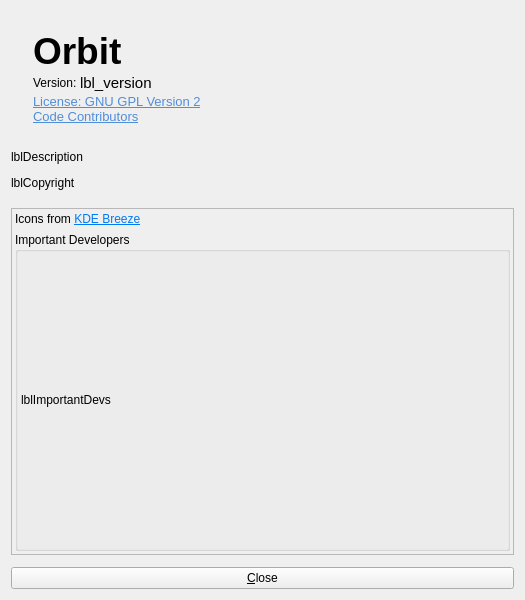
<?xml version="1.0" encoding="UTF-8"?>
<!-- Orbit modifications: 2026-11-01 by Lucas Magotteaux; see NOTICE.md. -->
<ui version="4.0">
 <class>AboutDialog</class>
 <widget class="QDialog" name="AboutDialog">
  <property name="windowModality">
   <enum>Qt::WindowModality::ApplicationModal</enum>
  </property>
  <property name="geometry">
   <rect>
    <x>0</x>
    <y>0</y>
    <width>525</width>
    <height>600</height>
   </rect>
  </property>
  <property name="sizePolicy">
   <sizepolicy hsizetype="Preferred" vsizetype="Preferred">
    <horstretch>0</horstretch>
    <verstretch>0</verstretch>
   </sizepolicy>
  </property>
  <property name="windowTitle">
   <string>About Orbit</string>
  </property>
  <property name="windowIcon">
   <iconset theme="help-about"/>
  </property>
  <property name="modal">
   <bool>true</bool>
  </property>
  <layout class="QVBoxLayout" name="verticalLayout">
   <property name="spacing">
    <number>12</number>
   </property>
   <item>
    <widget class="QWidget" name="frameLogo" native="true">
     <property name="sizePolicy">
      <sizepolicy hsizetype="Preferred" vsizetype="Fixed">
       <horstretch>0</horstretch>
       <verstretch>0</verstretch>
      </sizepolicy>
     </property>
     <layout class="QGridLayout" name="gridLayout">
      <property name="verticalSpacing">
       <number>0</number>
      </property>
      <item row="4" column="1">
       <widget class="QLabel" name="linkGpl">
        <property name="sizePolicy">
         <sizepolicy hsizetype="Preferred" vsizetype="Fixed">
          <horstretch>0</horstretch>
          <verstretch>0</verstretch>
         </sizepolicy>
        </property>
        <property name="text">
         <string>&lt;!DOCTYPE HTML PUBLIC &quot;-//W3C//DTD HTML 4.0//EN&quot; &quot;http://www.w3.org/TR/REC-html40/strict.dtd&quot;&gt;
&lt;html&gt;&lt;head&gt;&lt;meta name=&quot;qrichtext&quot; content=&quot;1&quot; /&gt;&lt;style type=&quot;text/css&quot;&gt;
p, li { white-space: pre-wrap; }
&lt;/style&gt;&lt;/head&gt;&lt;body style=&quot; font-family:'Ubuntu'; font-size:10pt; font-weight:400; font-style:normal;&quot;&gt;
&lt;p style=&quot; margin-top:0px; margin-bottom:0px; margin-left:0px; margin-right:0px; -qt-block-indent:0; text-indent:0px;&quot;&gt;&lt;a href=&quot;https://www.gnu.org/licenses/old-licenses/gpl-2.0.html&quot;&gt;&lt;span style=&quot; text-decoration: underline; color:#508ed8;&quot;&gt;License: GNU GPL Version 2&lt;/a&gt;&lt;/span&gt;&lt;/p&gt;&lt;/body&gt;&lt;/html&gt;</string>
        </property>
        <property name="openExternalLinks">
         <bool>true</bool>
        </property>
       </widget>
      </item>
      <item row="6" column="1">
       <spacer name="verticalSpacer">
        <property name="orientation">
         <enum>Qt::Orientation::Vertical</enum>
        </property>
        <property name="sizeHint" stdset="0">
         <size>
          <width>20</width>
          <height>5</height>
         </size>
        </property>
       </spacer>
      </item>
      <item row="0" column="1">
       <spacer name="verticalSpacer_3">
        <property name="orientation">
         <enum>Qt::Orientation::Vertical</enum>
        </property>
        <property name="sizeHint" stdset="0">
         <size>
          <width>20</width>
          <height>10</height>
         </size>
        </property>
       </spacer>
      </item>
      <item row="1" column="1">
       <widget class="QLabel" name="lblName">
        <property name="sizePolicy">
         <sizepolicy hsizetype="Preferred" vsizetype="Fixed">
          <horstretch>0</horstretch>
          <verstretch>0</verstretch>
         </sizepolicy>
        </property>
        <property name="font">
         <font>
          <pointsize>28</pointsize>
          <bold>true</bold>
         </font>
        </property>
        <property name="text">
         <string notr="true">Orbit</string>
        </property>
        <property name="scaledContents">
         <bool>false</bool>
        </property>
        <property name="alignment">
         <set>Qt::AlignmentFlag::AlignBottom|Qt::AlignmentFlag::AlignLeading|Qt::AlignmentFlag::AlignLeft</set>
        </property>
        <property name="indent">
         <number>0</number>
        </property>
        <property name="program_name" stdset="0">
         <bool>false</bool>
        </property>
       </widget>
      </item>
      <item row="0" column="0" rowspan="9">
       <widget class="QLabel" name="lblIcon">
        <property name="sizePolicy">
         <sizepolicy hsizetype="Preferred" vsizetype="Fixed">
          <horstretch>0</horstretch>
          <verstretch>0</verstretch>
         </sizepolicy>
        </property>
        <property name="autoFillBackground">
         <bool>false</bool>
        </property>
       </widget>
      </item>
      <item row="3" column="1">
       <widget class="QWidget" name="widget_2" native="true">
        <property name="sizePolicy">
         <sizepolicy hsizetype="Preferred" vsizetype="Fixed">
          <horstretch>0</horstretch>
          <verstretch>0</verstretch>
         </sizepolicy>
        </property>
        <layout class="QHBoxLayout" name="horizontalLayout">
         <property name="spacing">
          <number>0</number>
         </property>
         <property name="leftMargin">
          <number>0</number>
         </property>
         <property name="topMargin">
          <number>0</number>
         </property>
         <property name="rightMargin">
          <number>0</number>
         </property>
         <property name="bottomMargin">
          <number>0</number>
         </property>
         <item>
          <widget class="QLabel" name="label">
           <property name="sizePolicy">
            <sizepolicy hsizetype="Maximum" vsizetype="Fixed">
             <horstretch>0</horstretch>
             <verstretch>0</verstretch>
            </sizepolicy>
           </property>
           <property name="text">
            <string>Version: </string>
           </property>
           <property name="alignment">
            <set>Qt::AlignmentFlag::AlignLeading|Qt::AlignmentFlag::AlignLeft|Qt::AlignmentFlag::AlignVCenter</set>
           </property>
           <property name="indent">
            <number>0</number>
           </property>
          </widget>
         </item>
         <item>
          <widget class="QLabel" name="lblVersion">
           <property name="sizePolicy">
            <sizepolicy hsizetype="Maximum" vsizetype="Fixed">
             <horstretch>0</horstretch>
             <verstretch>0</verstretch>
            </sizepolicy>
           </property>
           <property name="font">
            <font>
             <pointsize>11</pointsize>
            </font>
           </property>
           <property name="text">
            <string notr="true">lbl_version</string>
           </property>
           <property name="alignment">
            <set>Qt::AlignmentFlag::AlignLeading|Qt::AlignmentFlag::AlignLeft|Qt::AlignmentFlag::AlignVCenter</set>
           </property>
           <property name="smaller_text" stdset="0">
            <bool>true</bool>
           </property>
          </widget>
         </item>
         <item>
          <widget class="QPushButton" name="btnCopyVersion">
           <property name="sizePolicy">
            <sizepolicy hsizetype="Fixed" vsizetype="Fixed">
             <horstretch>0</horstretch>
             <verstretch>0</verstretch>
            </sizepolicy>
           </property>
           <property name="maximumSize">
            <size>
             <width>32</width>
             <height>16777215</height>
            </size>
           </property>
           <property name="toolTip">
            <string>Copy version info</string>
           </property>
           <property name="icon">
            <iconset>
             <normaloff>:/icons/64x64/copy-dark.png</normaloff>:/icons/64x64/copy-dark.png</iconset>
           </property>
           <property name="flat">
            <bool>true</bool>
           </property>
          </widget>
         </item>
         <item>
          <spacer name="horizontalSpacer">
           <property name="sizePolicy">
            <sizepolicy hsizetype="Minimum" vsizetype="Minimum">
             <horstretch>0</horstretch>
             <verstretch>0</verstretch>
            </sizepolicy>
           </property>
           <property name="orientation">
            <enum>Qt::Orientation::Horizontal</enum>
           </property>
           <property name="sizeHint" stdset="0">
            <size>
             <width>40</width>
             <height>10</height>
            </size>
           </property>
          </spacer>
         </item>
        </layout>
       </widget>
      </item>
      <item row="5" column="1">
       <widget class="QLabel" name="linkContributors">
        <property name="sizePolicy">
         <sizepolicy hsizetype="Preferred" vsizetype="Fixed">
          <horstretch>0</horstretch>
          <verstretch>0</verstretch>
         </sizepolicy>
        </property>
        <property name="text">
         <string>&lt;!DOCTYPE HTML PUBLIC &quot;-//W3C//DTD HTML 4.0//EN&quot; &quot;http://www.w3.org/TR/REC-html40/strict.dtd&quot;&gt;
&lt;html&gt;&lt;head&gt;&lt;meta name=&quot;qrichtext&quot; content=&quot;1&quot; /&gt;&lt;style type=&quot;text/css&quot;&gt;
p, li { white-space: pre-wrap; }
&lt;/style&gt;&lt;/head&gt;&lt;body style=&quot; font-family:'Ubuntu'; font-size:10pt; font-weight:400; font-style:normal;&quot;&gt;
&lt;p style=&quot; margin-top:0px; margin-bottom:0px; margin-left:0px; margin-right:0px; -qt-block-indent:0; text-indent:0px;&quot;&gt;&lt;a href=&quot;https://github.com/deskflow/deskflow/graphs/contributors&quot;&gt;&lt;span style=&quot; text-decoration: underline; color:#508ed8;&quot;&gt;Code Contributors&lt;/span&gt;&lt;/a&gt;&lt;/p&gt;&lt;/body&gt;&lt;/html&gt;</string>
        </property>
        <property name="openExternalLinks">
         <bool>true</bool>
        </property>
       </widget>
      </item>
     </layout>
    </widget>
   </item>
   <item>
    <widget class="QLabel" name="lblDescription">
     <property name="sizePolicy">
      <sizepolicy hsizetype="Preferred" vsizetype="Fixed">
       <horstretch>0</horstretch>
       <verstretch>0</verstretch>
      </sizepolicy>
     </property>
     <property name="text">
      <string notr="true">lblDescription</string>
     </property>
     <property name="alignment">
      <set>Qt::AlignmentFlag::AlignLeading|Qt::AlignmentFlag::AlignLeft|Qt::AlignmentFlag::AlignTop</set>
     </property>
    </widget>
   </item>
   <item>
    <widget class="QLabel" name="lblCopyright">
     <property name="sizePolicy">
      <sizepolicy hsizetype="Preferred" vsizetype="Fixed">
       <horstretch>0</horstretch>
       <verstretch>0</verstretch>
      </sizepolicy>
     </property>
     <property name="text">
      <string notr="true">lblCopyright</string>
     </property>
    </widget>
   </item>
   <item>
    <spacer name="verticalSpacer_2">
     <property name="orientation">
      <enum>Qt::Orientation::Vertical</enum>
     </property>
     <property name="sizeType">
      <enum>QSizePolicy::Policy::Fixed</enum>
     </property>
     <property name="sizeHint" stdset="0">
      <size>
       <width>20</width>
       <height>6</height>
      </size>
     </property>
    </spacer>
   </item>
   <item>
    <widget class="QScrollArea" name="scrollArea">
     <property name="sizePolicy">
      <sizepolicy hsizetype="Preferred" vsizetype="Preferred">
       <horstretch>0</horstretch>
       <verstretch>0</verstretch>
      </sizepolicy>
     </property>
     <property name="sizeAdjustPolicy">
      <enum>QAbstractScrollArea::SizeAdjustPolicy::AdjustIgnored</enum>
     </property>
     <property name="widgetResizable">
      <bool>true</bool>
     </property>
     <widget class="QWidget" name="scrollAreaWidgetContents">
      <property name="geometry">
       <rect>
        <x>0</x>
        <y>0</y>
        <width>505</width>
        <height>294</height>
       </rect>
      </property>
      <property name="sizePolicy">
       <sizepolicy hsizetype="Preferred" vsizetype="Preferred">
        <horstretch>0</horstretch>
        <verstretch>0</verstretch>
       </sizepolicy>
      </property>
      <layout class="QVBoxLayout" name="verticalLayout_4">
       <property name="spacing">
        <number>6</number>
       </property>
       <property name="leftMargin">
        <number>3</number>
       </property>
       <property name="topMargin">
        <number>3</number>
       </property>
       <property name="rightMargin">
        <number>3</number>
       </property>
       <property name="bottomMargin">
        <number>3</number>
       </property>
       <item>
        <widget class="QLabel" name="label_2">
         <property name="sizePolicy">
          <sizepolicy hsizetype="Preferred" vsizetype="Maximum">
           <horstretch>0</horstretch>
           <verstretch>0</verstretch>
          </sizepolicy>
         </property>
         <property name="text">
          <string>&lt;html&gt;&lt;head/&gt;&lt;body&gt;&lt;p&gt;Icons from &lt;a href=&quot;https://develop.kde.org/frameworks/breeze-icons/&quot;&gt;&lt;span style=&quot; text-decoration: underline; color:#007af4;&quot;&gt;KDE Breeze&lt;/span&gt;&lt;/a&gt;&lt;/p&gt;&lt;/body&gt;&lt;/html&gt;</string>
         </property>
         <property name="openExternalLinks">
          <bool>true</bool>
         </property>
        </widget>
       </item>
       <item>
        <widget class="QGroupBox" name="groupBox">
         <property name="sizePolicy">
          <sizepolicy hsizetype="Preferred" vsizetype="Expanding">
           <horstretch>0</horstretch>
           <verstretch>0</verstretch>
          </sizepolicy>
         </property>
         <property name="title">
          <string>Important Developers</string>
         </property>
         <layout class="QVBoxLayout" name="verticalLayout_2">
          <property name="spacing">
           <number>0</number>
          </property>
          <property name="leftMargin">
           <number>3</number>
          </property>
          <property name="topMargin">
           <number>3</number>
          </property>
          <property name="rightMargin">
           <number>3</number>
          </property>
          <property name="bottomMargin">
           <number>3</number>
          </property>
          <item>
           <widget class="QLabel" name="lblImportantDevs">
            <property name="sizePolicy">
             <sizepolicy hsizetype="Preferred" vsizetype="Preferred">
              <horstretch>0</horstretch>
              <verstretch>0</verstretch>
             </sizepolicy>
            </property>
            <property name="frameShape">
             <enum>QFrame::Shape::NoFrame</enum>
            </property>
            <property name="text">
             <string notr="true">lblImportantDevs</string>
            </property>
            <property name="wordWrap">
             <bool>true</bool>
            </property>
           </widget>
          </item>
         </layout>
        </widget>
       </item>
      </layout>
     </widget>
    </widget>
   </item>
   <item>
    <widget class="QPushButton" name="btnOk">
     <property name="text">
      <string>&amp;Close</string>
     </property>
     <property name="icon">
      <iconset theme="window-close"/>
     </property>
    </widget>
   </item>
  </layout>
 </widget>
 <resources/>
 <connections/>
</ui>
